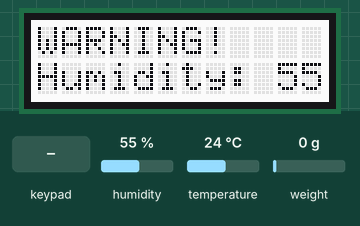
Simulated run of this sketch. Board: Arduino Uno, built with avr-gcc and run on an emulated ATmega328P. On the bench: 12×2 character LCD. The test bench sets the inputs (shaded band); at power-on: humidity 55 %, weight on the scale 0 g, temperature 24 °C.

Above: at 15.8 s.
15.9 s: humidity set to 42 %
At 22.7 s:
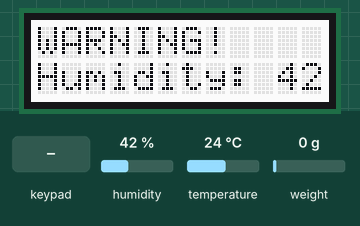
23.4 s: humidity set to 39 %
At 30.2 s:
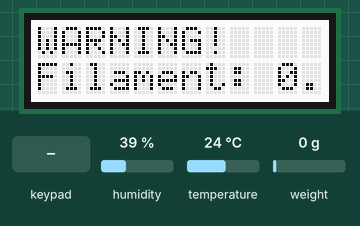
30.5 s: key 'S' pressed
At 36.9 s:
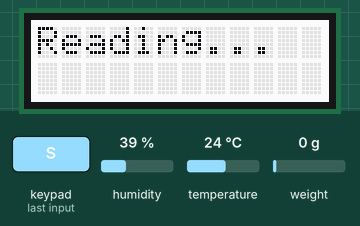
39.7 s: humidity set to 68 %
At 49.2 s:
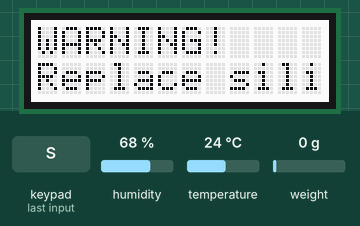
49.5 s: humidity set to 22 %
At 56.9 s:
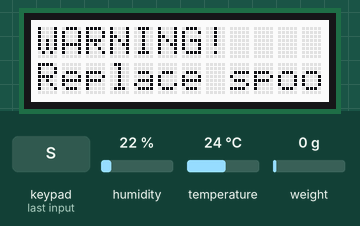
59.2 s: weight on the scale set to 100 g
Timing chart, 0 to 62.2 s (numbered marks = the images above; inputs shaded):
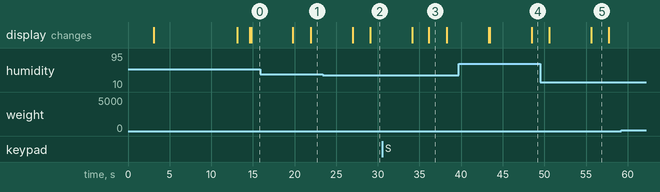

The sketch:

FilaMintVer12.ino
```cpp
/*Begining of Auto generated code by Atmel studio */
#include <Arduino.h>

/*End of auto generated code by Atmel studio */

/********************
This program will display a menu for the user. It will display the menu options
and be able to change the backlight color (including shutting the screen off the save battery life).
This program will also include button interaction with the user.

FilaMint, 2016
Portland State University


If you alter code please update version number in the version number tracking section below
 ********************/

// version number tracking
#define Ver 12

//This will inlcude the library to the arduino
#include <HX711.h>
#include <Adafruit_RGBLCDShield.h>
#include <Adafruit_Sensor.h>
#include <Wire.h>
#include <Adafruit_RGBLCDShield.h>
#include <utility/Adafruit_MCP23017.h>
#include <math.h>

//The shield uses I2C pins
Adafruit_RGBLCDShield lcd = Adafruit_RGBLCDShield();

// Definitions for LCD color
#define OFF 0x0
#define RED 0x1
#define BLUE 0x4
#define WHITE 0x7

// Definitions for Humidity Sensor
#include "DHT.h"
//Beginning of Auto generated function prototypes by Atmel Studio
//End of Auto generated function prototypes by Atmel Studio


#define DHTPIN 2  // pin assignment using arduino code
#define DHTTYPE DHT22  // Sensor type
DHT dht(DHTPIN, DHTTYPE);

// Definitions for weight sensor
// parameter "gain" is ommited; the default value 128 is used by the library
HX711 scale(A3, 8);    // pin assignment using arduino code

//variable for filament length variable (units: m)
float len = 0;
//variable for weight of spool
float spool = 0;


void setup()
{

  // The LCDs # columns and # rows
  lcd.begin(12,2);

  //Print welcome message
  lcd.setBacklight(WHITE);   // Turns on Backlight
  lcd.print("FilaMint ");   // revision tracking
  lcd.print(Ver);           // comment out on Final version
  dht.begin();  // starting humidity sensor
  // weight
  // by the SCALE parameter (not set yet)
  scale.set_scale(2280.f);     // this value is obtained by calibrating the scale with known weights; see the README for details
  scale.tare();                // reset the scale to 0
  delay(2000);

  lcd.clear();
  lcd.print("Initializing...");
  lcd.setCursor(0,1);
  lcd.print("Place new spool"); //previously: lcd.print("Down for Type");
  delay(10000);

  lcd.clear();
  lcd.print("Ready");
  delay(1500);
  lcd.clear();
  lcd.print("Press select for");
  lcd.setCursor(0,1);
  lcd.print("a new reading");
}

//unsigned integer of 8 bits length
uint8_t i=0;

const int button = 4;   // Number of buttons
int buttonState = 0;    // Variable for reading button status


void loop()
{
  //set the cursor to column 0, line 1
  lcd.setCursor(0,1);
  float length, mass, h;
  float diameter = 1.75;
  float density = 1.259;
  //checks for button press
  uint8_t buttons = lcd.readButtons();
  //THEY SELECTED TO GO BACK TO MAIN MENU
	if ((buttons & BUTTON_UP) | ((h < 40) & (length > 25)))
	{
		lcd.clear();
		lcd.print("Press select for");
		lcd.setCursor(0,1);
		lcd.print("a new reading");
	}
	else if(buttons & BUTTON_SELECT)
	{
	// Setup LCD
		lcd.clear();
		lcd.setCursor(0,0);
		lcd.setBacklight(WHITE);
		lcd.print("Reading...");

		// Wait a few seconds between measurements.
		// Reading temperature or humidity takes about 250 milliseconds!
		// Sensor readings may also be up to 2 seconds 'old' (its a very slow sensor)
		delay(2000);

		// Read temperature as Celsius (the default)
		float h = dht.readHumidity();
		float mass = scale.get_units();

		int length = abs(mass/(density*3.1415*(diameter/2)*(diameter/2)));

		// Check if any reads failed and exit early (to try again).
		if (isnan(h))
		{
			lcd.clear();
			lcd.setCursor(0,0);
			lcd.print("Failed to read from DHT sensor!");
			return;
		}

		//calculate the length of filament
		//CALCULATIONS AND CONVERSIONS
		//only focusing on PLA filament at 1.75mm
		//PLA density = 1.25g/cm^3
		//PLA radius = 1.75/2 mm
		//equation for conversion is mass/density*pi*r^2 = length


		// Shows data of sensors
		//HUMIDITY READING
		lcd.clear();
		lcd.print("Humidity: ");
		lcd.print(h);
		lcd.print("%"); //units

		//FILAMENT READING
		lcd.setCursor(0,1);  // Move cursor to next line to show both readings
		lcd.print("Filament: ");
		lcd.print(length);
		lcd.print("m"); //units
		delay(5000);
		lcd.clear();
		lcd.print("Press select for");
		lcd.setCursor(0,1);
		lcd.print("a new reading");
	}
	h = dht.readHumidity();
	mass = scale.get_units();
	length = abs(mass/(density*3.1415*(diameter/2)*(diameter/2)));
	// High Humidity alarm text
	if (h > 40)
	{
		lcd.clear();
		lcd.print("WARNING! ");
		lcd.setCursor(0,1);
		lcd.print("Humidity: ");
		lcd.print(h);
		lcd.print("%");
		delay(5000);
		lcd.clear();
		lcd.print("WARNING! ");
		lcd.setCursor(0,1);
		lcd.print("Replace silica");
		delay(2000);
	}
	//Low filament length warning
	else if (length < 10)
	{
		lcd.clear();
		lcd.print("WARNING!");
		lcd.setCursor(0,1);
		lcd.print("Filament: ");
		lcd.print(length);
		lcd.print("m");
		delay(5000);
		lcd.clear();
		lcd.print("WARNING!");
		lcd.setCursor(0,1);
		lcd.print("Replace spool");
		delay(2000);
	}
}
```

Measured:
- the behaviour switches between 41 and 40 % on humidity (found by bisection; images 1 and 2)
- after the input at 15.9 s, the display: first differs from a run without the input after 6.0 s (image 1)
- after the input at 23.4 s, the display: first differs from a run without the input after 5.7 s (image 2)
- after the input at 30.5 s, the display: first differs from a run without the input after 5.6 s (image 3)
- after the input at 39.7 s, the display: first differs from a run without the input after 3.7 s (image 4 shows a later state)
- after the input at 49.5 s, the display: first changes after 1.1 s (image 5 shows a later state)
- what the display in image 3 shows lasts 2.2 s, from 36.1 s to 38.3 s
